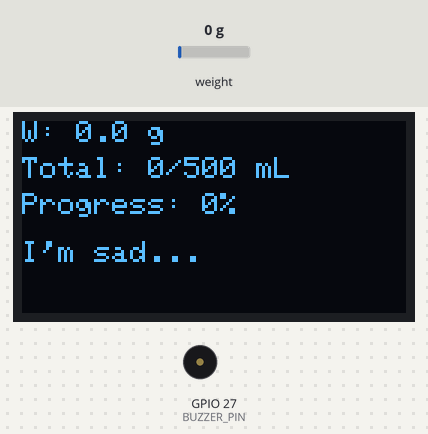
The sketch below on a simulated ESP32. Parts: 128×64 one-colour display, buzzer (waves = sounding). Inputs (shaded band) come from the test bench; at power-on: weight on the scale 0 g.

Above: at 4.2 s.
4.3 s: weight on the scale set to 100 g
At 4.91 s:
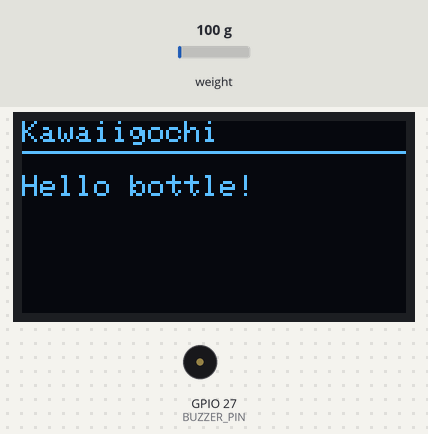
6.5 s: weight on the scale set to 1250 g
At 8.0 s:
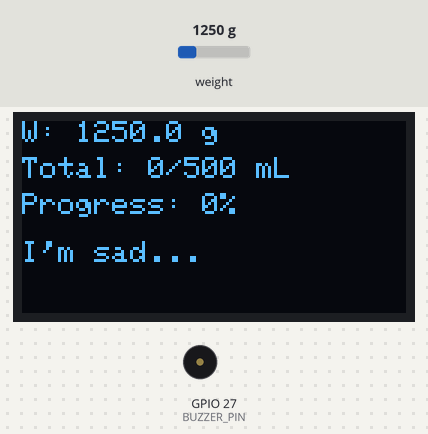
8.8 s: weight on the scale set to 1208 g
At 12.4 s:
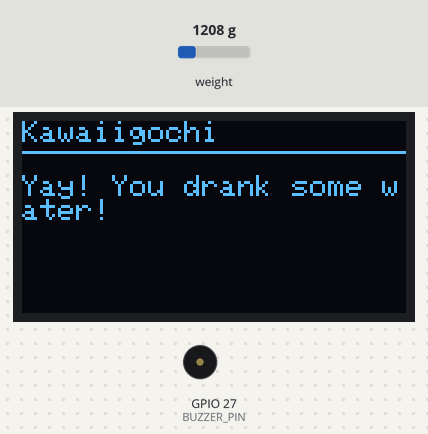
13.1 s: weight on the scale set to 1165 g
At 14.8 s:
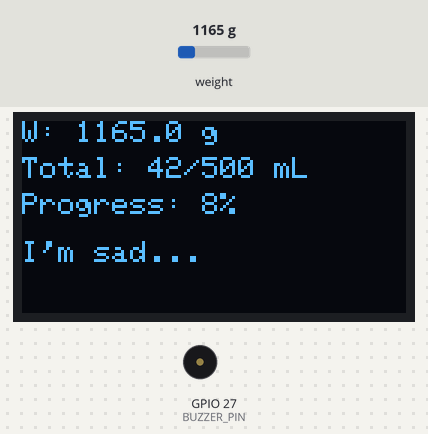
17.4 s: weight on the scale set to 1083 g
At 21.5 s:
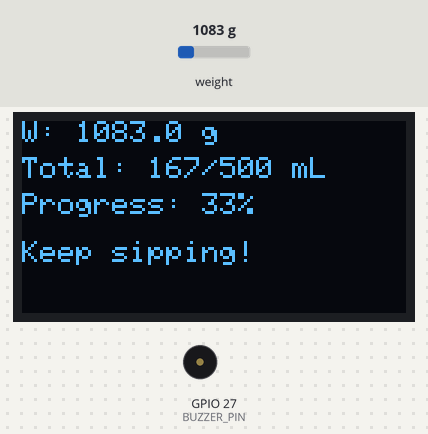
21.7 s: weight on the scale set to 25 g
At 26.0 s:
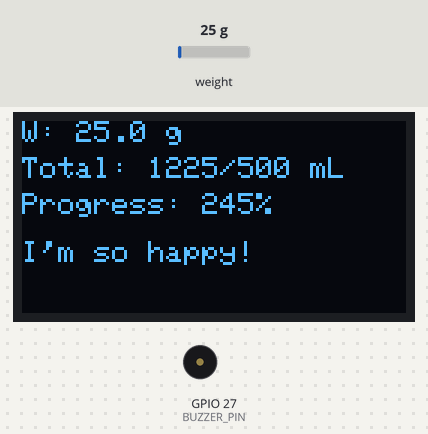
Timing chart, 0 to 27.0 s (numbered marks = the images above; inputs shaded):
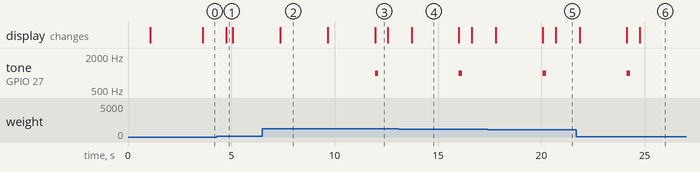

The sketch:

Nov11A.ino
```cpp
#include <Arduino.h>
#include "HX711.h"
#include <Wire.h>
#include <Adafruit_GFX.h>
#include <Adafruit_SSD1306.h>


// --------- Pins ----------
#define DOUT_PIN    33
#define SCK_PIN     14
#define BUZZER_PIN  27
#define SDA_PIN     22
#define SCL_PIN     21


// --------- Display ----------
#define SCREEN_WIDTH 128
#define SCREEN_HEIGHT 64
Adafruit_SSD1306 display(SCREEN_WIDTH, SCREEN_HEIGHT, &Wire, -1);


// --------- Scale ----------
HX711 scale;
float CAL_FACTOR = 2280.0f;     // adjust after calibration


// --------- Thresholds (grams/mL) ----------
const float THRESHOLD_ON   = 15.0f;  // enter "present" when >= this
const float THRESHOLD_OFF  = 8.0f;   // leave "present" when <= this
const float MIN_SIP        = 5.0f;   // minimum delta to count
const float STABLE_EPS     = 2.0f;   // deadband for “stable”
const unsigned long DROP_DEBOUNCE_MS = 1500; // drop must persist this long


// --------- Goal/Tracking ----------
float dailyGoal   = 500.0f;    // demo goal (mL)
float totalWater  = 0.0f;      // accumulated mL
unsigned long lastReminderMs = 0;
const unsigned long REMINDER_PERIOD_MS = 30UL * 60UL * 1000UL; // 30 min


// --------- State Machine ----------
enum State { NO_BOTTLE, BOTTLE_PRESENT };
State state = NO_BOTTLE;


// --------- Baselines / detection helpers ----------
float presentMaxBaseline = 0.0f;  // max stable level while present
float lastStableLevel    = 0.0f;  // last accepted plateau


bool  dropArmed          = false; // tracking a candidate drop
float dropStartLevel     = 0.0f;
unsigned long dropStartMs = 0;


// For remove→return decision
float pendingBeforeRemoval = 0.0f;


// --------- Helpers ----------
void buzz(uint16_t freq, uint16_t durMs) { tone(BUZZER_PIN, freq, durMs); }


void displayMessage(const String &msg) {
  display.clearDisplay();
  display.setTextSize(1);
  display.setTextColor(SSD1306_WHITE);
  display.setCursor(0, 0);
  display.println("Kawaiigochi");
  display.drawLine(0, 10, 127, 10, SSD1306_WHITE);
  display.setCursor(0, 18);
  display.println(msg);
  display.display();
}


void displayStatus(float w) {
  display.clearDisplay();
  display.setTextSize(1);
  display.setTextColor(SSD1306_WHITE);


  display.setCursor(0, 0);
  display.print("W: ");
  display.print(w, 1);
  display.print(" g");


  display.setCursor(0, 12);
  display.print("Total: ");
  display.print(totalWater, 0);
  display.print("/");
  display.print(dailyGoal, 0);
  display.println(" mL");


  float pct = (dailyGoal > 0) ? (100.0f * totalWater / dailyGoal) : 0.0f;
  display.setCursor(0, 24);
  display.print("Progress: ");
  display.print(pct, 0);
  display.println("%");


  display.setCursor(0, 40);
  if (pct >= 75)      display.println("I'm so happy!");
  else if (pct >= 25) display.println("Keep sipping!");
  else                display.println("I'm sad...");


  display.display();
}


// Smoothed reading (grams ≈ mL)
float readWeight() { return scale.get_units(10); }


// Count a drink
void onDrink(float amount) {
  totalWater += amount;
  displayMessage("Yay! You drank some water!");
  buzz(1000, 150);
  delay(600);
}


void setup() {
  Serial.begin(115200);
  pinMode(BUZZER_PIN, OUTPUT);


  Wire.begin(SDA_PIN, SCL_PIN);
  Wire.setClock(100000);


  if (!display.begin(SSD1306_SWITCHCAPVCC, 0x3C)) {
    // continue even if display not found
  }
  display.clearDisplay();
  display.display();


  scale.begin(DOUT_PIN, SCK_PIN);
  scale.set_scale(CAL_FACTOR);
  scale.tare();


  displayMessage("Hi! I'm Kawaiigochi\nLet's stay hydrated!");
  delay(1500);
}


void loop() {
  float w = readWeight(); // may be negative; that's fine


  switch (state) {
    case NO_BOTTLE: {
      // If we were waiting for a return after removal, decide immediately on reappear
      if (pendingBeforeRemoval > 0.0f && w >= THRESHOLD_ON) {
        float delta = pendingBeforeRemoval - w; // positive = drank
        if (delta >= MIN_SIP) onDrink(delta);


        // Initialize baselines for new present state
        presentMaxBaseline = w;
        lastStableLevel    = w;
        dropArmed          = false;
        pendingBeforeRemoval = 0.0f;
        state = BOTTLE_PRESENT;
        displayStatus(w);
        delay(120);
        return;
      }


      // Fresh appearance with no pending delta
      if (w >= THRESHOLD_ON) {
        presentMaxBaseline = w;
        lastStableLevel    = w;
        dropArmed          = false;
        state = BOTTLE_PRESENT;
        displayMessage("Hello bottle!");
        delay(300);
      }


      displayStatus(w);
    } break;


    case BOTTLE_PRESENT: {
      // Track max stable level while present
      if (w > presentMaxBaseline) presentMaxBaseline = w;


      // -------- Case A: sip without removal (sustained drop) --------
      float deltaFromStable = lastStableLevel - w;


      if (!dropArmed) {
        if (deltaFromStable >= MIN_SIP) {
          dropArmed     = true;
          dropStartLevel = lastStableLevel;
          dropStartMs    = millis();
        }
      } else {
        // Confirm drop has persisted
        if (millis() - dropStartMs >= DROP_DEBOUNCE_MS) {
          float consumed = dropStartLevel - w;
          if (consumed >= MIN_SIP) {
            onDrink(consumed);
            lastStableLevel = w;  // new plateau after the sip
          }
          dropArmed = false;
        } else {
          // Cancel if it bounced back to near the old level
          if (w >= dropStartLevel - STABLE_EPS) dropArmed = false;
        }
      }


      // Allow stable level to creep up slowly between sips
      if (fabs(w - lastStableLevel) > STABLE_EPS && w > lastStableLevel)
        lastStableLevel = w;


      // -------- Case B: bottle removed --------
      if (w <= THRESHOLD_OFF) {
        pendingBeforeRemoval = presentMaxBaseline; // remember pre-removal level
        state = NO_BOTTLE;
        displayMessage("See you soon!");
        delay(250);
      } else {
        displayStatus(w);
      }
    } break;
  }


  // ----- Periodic reminder -----
  if (millis() - lastReminderMs >= REMINDER_PERIOD_MS) {
    float pct = (dailyGoal > 0) ? (100.0f * totalWater / dailyGoal) : 0.0f;
    if (pct < 75.0f) {
      displayMessage("Time to sip!");
      buzz(1500, 250);
      delay(400);
    } else {
      displayMessage("Great job staying hydrated!");
      delay(500);
    }
    lastReminderMs = millis();
  }


  delay(120); // small UI pacing delay
}
```

Measured:
- the behaviour switches between 1246 and 1245 g on weight on the scale (found by bisection; images 2 and 3)
- the behaviour switches between 1204 and 1203 g on weight on the scale (found by bisection; images 3 and 4)
- the behaviour switches between 1161 and 1160 g on weight on the scale (found by bisection; images 4 and 5)
- after the input at 4.3 s, the display: changes after 0.45 s (image 1)
- after the input at 6.5 s, the display: changes after 0.87 s (image 2)
- after the input at 8.8 s, tone on GPIO 27 (BUZZER_PIN): silent → 1000 Hz after 3.2 s, → silent 0.15 s later; the display: first changes after 0.86 s (image 3 shows a later state)
- after the input at 13.1 s, tone on GPIO 27 (BUZZER_PIN): silent → 1000 Hz after 2.9 s, → silent 0.15 s later; the display: changes after 0.62 s (image 4)
- after the input at 17.4 s, tone on GPIO 27 (BUZZER_PIN): silent → 1000 Hz after 2.7 s, → silent 0.15 s later; the display: first changes after 0.39 s (image 5 shows a later state)
- after the input at 21.7 s, tone on GPIO 27 (BUZZER_PIN): silent → 1000 Hz after 2.4 s, → silent 0.15 s later; the display: first changes after 0.15 s (image 6 shows a later state)
